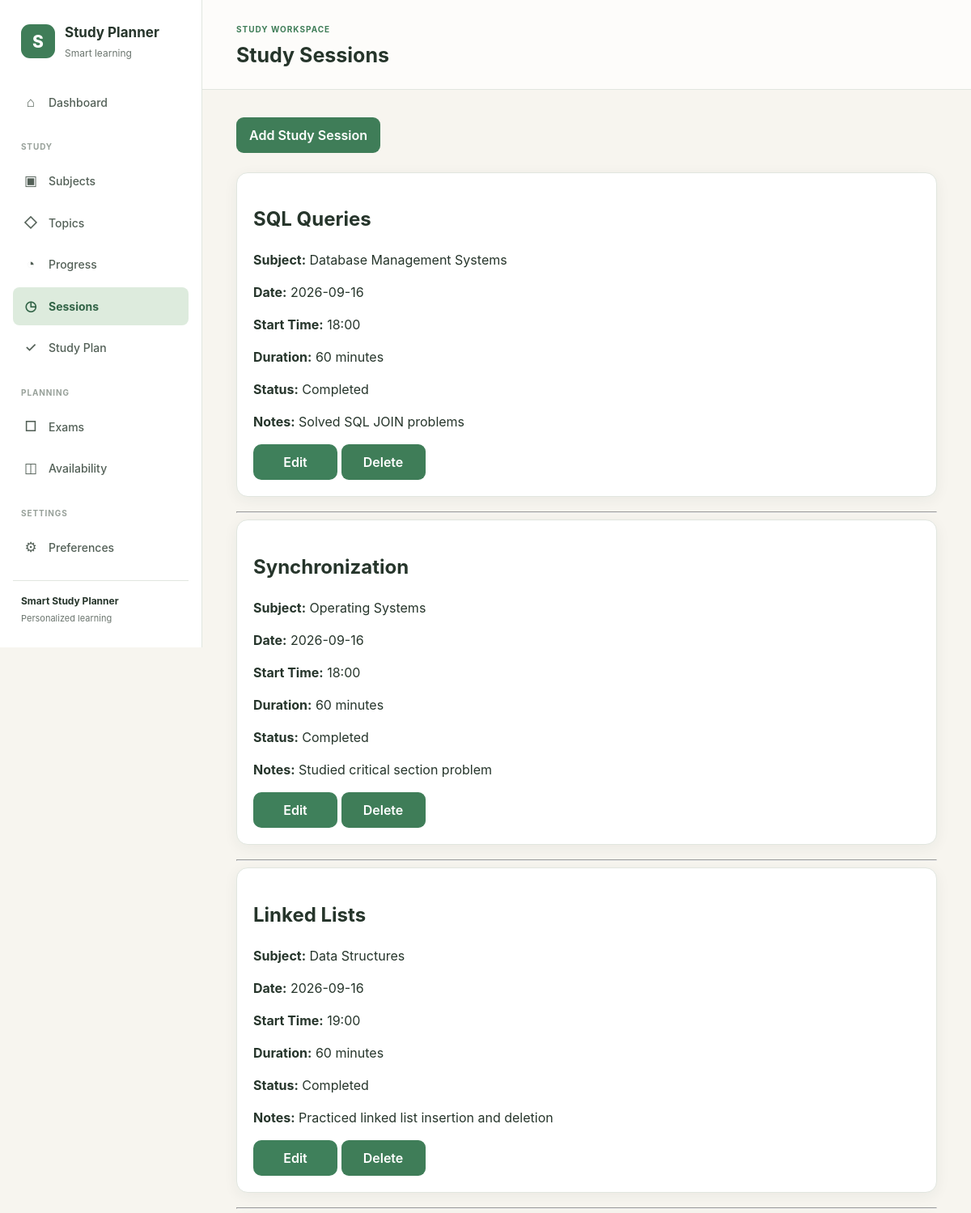
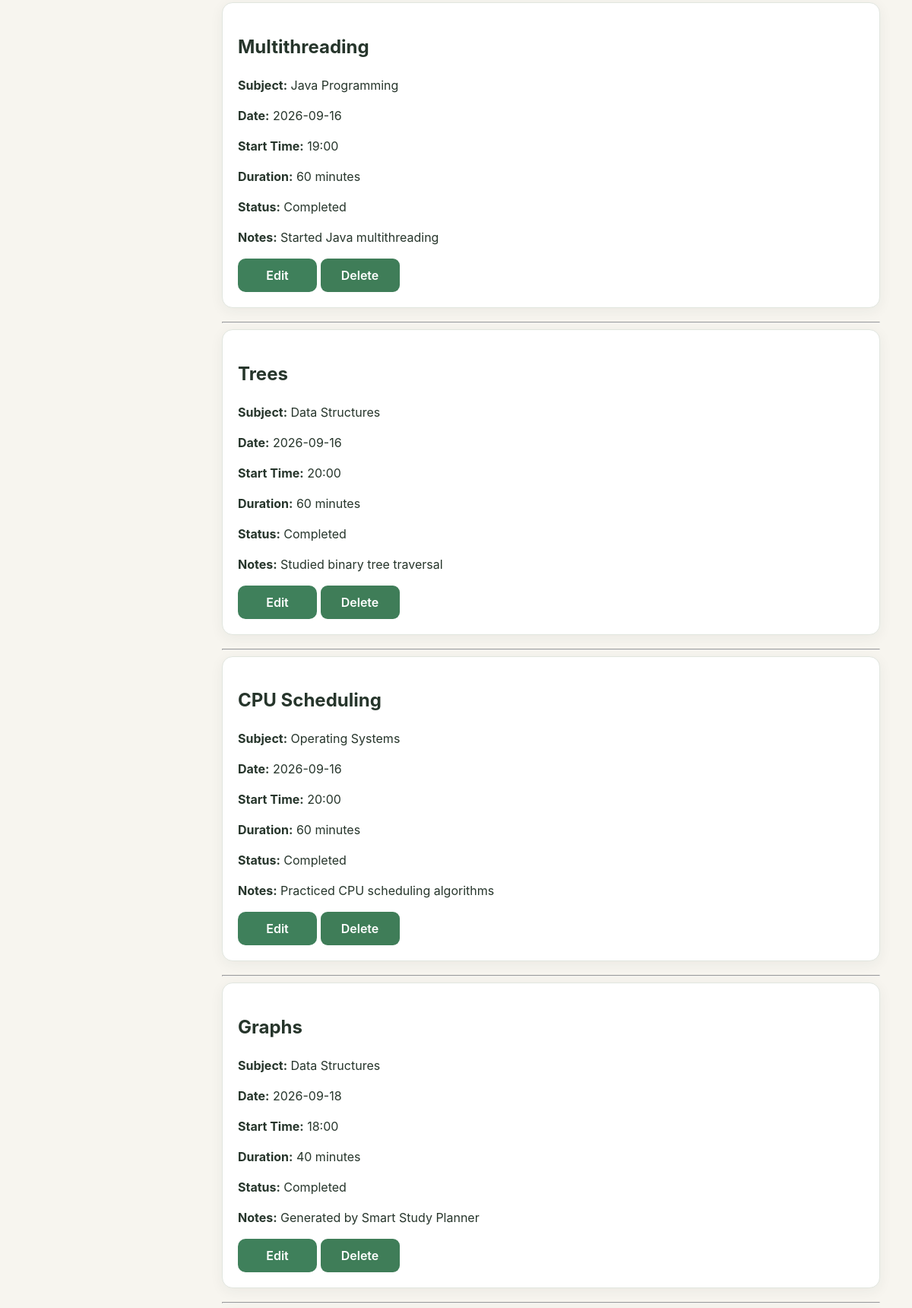
Page /sessions (upper part) on the committed database (2 pictures, top to bottom).
### tables this page shows
CREATE TABLE study_sessions (
    session_id INTEGER PRIMARY KEY AUTOINCREMENT,

    student_id INTEGER NOT NULL,

    topic_id INTEGER NOT NULL,

    session_date TEXT NOT NULL,

    start_time TEXT,

    duration_minutes INTEGER NOT NULL,

    status TEXT NOT NULL DEFAULT 'Planned',

    notes TEXT,

    FOREIGN KEY (student_id)
        REFERENCES students(student_id)
        ON DELETE CASCADE,

    FOREIGN KEY (topic_id)
        REFERENCES topics(topic_id)
        ON DELETE CASCADE,

    CHECK (duration_minutes > 0),

    CHECK (
        status IN (
            'Planned',
            'Completed',
            'Skipped',
            'Cancelled'
        )
    )
);

CREATE TABLE topics (
    topic_id INTEGER PRIMARY KEY AUTOINCREMENT,

    subject_id INTEGER NOT NULL,

    name TEXT NOT NULL,

    description TEXT,

    difficulty INTEGER NOT NULL DEFAULT 3,

    priority INTEGER NOT NULL DEFAULT 3,

    estimated_hours REAL NOT NULL,

    created_at TEXT NOT NULL DEFAULT CURRENT_TIMESTAMP,

    FOREIGN KEY (subject_id)
        REFERENCES subjects(subject_id)
        ON DELETE CASCADE,

    CHECK (difficulty BETWEEN 1 AND 5),

    CHECK (priority BETWEEN 1 AND 5),

    CHECK (estimated_hours > 0),

    UNIQUE(subject_id, name)
);

CREATE TABLE subjects (
    subject_id INTEGER PRIMARY KEY AUTOINCREMENT,

    student_id INTEGER NOT NULL,

    name TEXT NOT NULL,

    description TEXT,

    created_at TEXT NOT NULL DEFAULT CURRENT_TIMESTAMP,

    FOREIGN KEY (student_id)
        REFERENCES students(student_id)
        ON DELETE CASCADE,

    UNIQUE(student_id, name)
);

### app.py (the view)
@app.route("/sessions")
def sessions():
    db = get_db()
    cursor = db.execute("""
        SELECT
            study_sessions.session_id,
            study_sessions.session_date,
            study_sessions.start_time,
            study_sessions.duration_minutes,
            study_sessions.status,
            study_sessions.notes,

            topics.topic_id,
            topics.name AS topic_name,

            subjects.subject_id,
            subjects.name AS subject_name

        FROM study_sessions

        JOIN topics
            ON study_sessions.topic_id = topics.topic_id

        JOIN subjects
            ON topics.subject_id = subjects.subject_id

        WHERE study_sessions.student_id = ?

        ORDER BY
            study_sessions.session_date,
            study_sessions.start_time
    """, (1,))
    sessions = cursor.fetchall()
    return render_template(
        "sessions.html",
        sessions=sessions
    )

### app.py (called while the page is built)
def get_db():
    if "db" not in g:
        g.db = sqlite3.connect(DATABASE)
        g.db.row_factory = sqlite3.Row
        g.db.execute("PRAGMA foreign_keys = ON")
    return g.db

### templates/sessions.html (shortened to what this page needs)
{% extends 'base.html' %}
{% block page_heading %}Study Sessions{% endblock %}
{% block content %}
<div class="container">
        <a href="{{ url_for('add_session') }}">
            <button>Add Study Session</button>
        </a>
        <br><br>
        {% if sessions %}
            {% for session in sessions %}
                <div class="session-card">
                    <h2>
                        {{ session["topic_name"] }}
                    </h2>
                    <p>
                        <strong>Subject:</strong>
                        {{ session["subject_name"] }}
                    </p>
                    <p>
                        <strong>Date:</strong>
                        {{ session["session_date"] }}
                    </p>
                    <p>
                        <strong>Start Time:</strong>
                        {{ session["start_time"] or "Not specified" }}
                    </p>
                    <p>
                        <strong>Duration:</strong>
                        {{ session["duration_minutes"] }}
                        minutes
                    </p>
                    <p>
                        <strong>Status:</strong>
                        {{ session["status"] }}
                    </p>
                    <p>
                        <strong>Notes:</strong>
                        {{ session["notes"] or "No notes" }}
                    </p>
                    <a href="{{ url_for(
                        'edit_session',
                        session_id=session['session_id']
                    ) }}"
                    class="action-btn">
                        Edit
                    </a>
                    <form
                        action="{{ url_for(
                            'delete_session',
                            session_id=session['session_id']
                        ) }}"
                        method="POST"
                        style="display:inline;"
                    >
                        <button
    type="submit"
    class="action-btn"
    onclick="return confirm('Are you sure you want to delete this item?')"
>
    Delete
</button>
                    </form>
                </div>
                <hr>
            {% endfor %}
        {% else %}
            <p>
                No study sessions found.
            </p>
        {% endif %}
        <br>
    </div>
{% endblock %}

### static/css/style.css (style rules this page uses)
:root { --bg-main: #f7f5ef; --bg-card: #ffffff; --primary: #3f7d58; --primary-dark: #326447; --primary-light: #ddebdd; --text-main: #26352b; --text-muted: #6b756e; --border: #e1e6df; --surface-soft: #f3f6f2; --danger: #b94a48; --danger-light: #f8dddd; --warning: #a66a20; --warning-light: #f8ead5; --shadow: 0 4px 18px rgba(38, 53, 43, 0.06); }
* { box-sizing: border-box; }
body { min-height: 100vh; margin: 0; background: var(--bg-main); color: var(--text-main); font-family: Inter, -apple-system, BlinkMacSystemFont, "Segoe UI", sans-serif; line-height: 1.5; }
a { color: inherit; }
h1, h2, h3, p { overflow-wrap: anywhere; }
button, input, select, textarea { font: inherit; }
button, .btn { display: inline-flex; align-items: center; justify-content: center; gap: 8px; padding: 10px 16px; border: 1px solid transparent; border-radius: 8px; background: var(--primary); color: #ffffff; font-weight: 650; text-decoration: none; cursor: pointer; transition: background 0.15s ease, transform 0.15s ease; }
form { margin: 0; }
.container, .page-container { width: 100%; max-width: 1200px; margin: 0 auto; padding: 24px; }
.page-content .container { width: 100%; max-width: 1100px; margin: 0; padding: 0; }
.page-content .container button, .page-content .container a.button { display: inline-flex; align-items: center; justify-content: center; gap: 8px; min-height: 40px; padding: 10px 16px; color: #ffffff; background: var(--primary); border: 0; border-radius: 9px; font: inherit; font-weight: 600; text-decoration: none; cursor: pointer; }
.page-content .container a { color: var(--primary-dark); font-weight: 600; }
.page-content .container .exam-card, .page-content .container .topic-card, .page-content .container .session-card, .page-content .container .progress-card, .page-content .container .preference-card, .page-content .container .availability-card, .page-content .container .study-session, .page-content .container .study-date { margin: 0 0 18px; padding: 20px; background: var(--bg-card); border: 1px solid var(--border); border-radius: 14px; box-shadow: var(--shadow); }
.action-btn { display: inline-flex; align-items: center; justify-content: center; box-sizing: border-box; width: 104px; height: 44px; padding: 0; border: none; border-radius: 10px; background-color: #3f805b; color: #ffffff; font-family: inherit; font-size: 16px; font-weight: 600; line-height: 1; text-decoration: none; cursor: pointer; vertical-align: middle; }
.action-btn, .action-btn:visited, .action-btn:hover, .action-btn:focus { color: #ffffff !important; }

### rows in the picture
study_sessions: topic_name "SQL Queries", subject_name "Database Management Systems", session_date "2026-09-16", start_time "18:00", duration_minutes "60", status "Completed", notes "Solved SQL JOIN problems"
study_sessions: topic_name "Synchronization", subject_name "Operating Systems", session_date "2026-09-16", start_time "18:00", duration_minutes "60", status "Completed", notes "Studied critical section problem"
study_sessions: topic_name "Linked Lists", subject_name "Data Structures", session_date "2026-09-16", start_time "19:00", duration_minutes "60", status "Completed", notes "Practiced linked list insertion and deletion"
study_sessions: topic_name "Multithreading", subject_name "Java Programming", session_date "2026-09-16", start_time "19:00", duration_minutes "60", status "Completed", notes "Started Java multithreading"
study_sessions: topic_name "Trees", subject_name "Data Structures", session_date "2026-09-16", start_time "20:00", duration_minutes "60", status "Completed", notes "Studied binary tree traversal"
study_sessions: topic_name "CPU Scheduling", subject_name "Operating Systems", session_date "2026-09-16", start_time "20:00", duration_minutes "60", status "Completed", notes "Practiced CPU scheduling algorithms"
study_sessions: topic_name "Graphs", subject_name "Data Structures", session_date "2026-09-18", start_time "18:00", duration_minutes "40", status "Completed", notes "Generated by Smart Study Planner"
